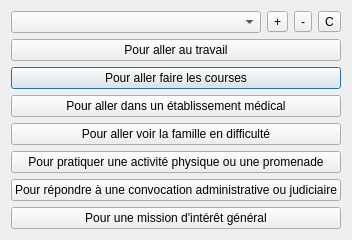
<?xml version="1.0" encoding="UTF-8"?>
<ui version="4.0">
 <class>Form</class>
 <widget class="QWidget" name="Form">
  <property name="geometry">
   <rect>
    <x>0</x>
    <y>0</y>
    <width>578</width>
    <height>328</height>
   </rect>
  </property>
  <property name="windowTitle">
   <string>Attestation Covid-19</string>
  </property>
  <layout class="QVBoxLayout" name="verticalLayout">
   <property name="sizeConstraint">
    <enum>QLayout::SetFixedSize</enum>
   </property>
   <item>
    <layout class="QHBoxLayout" name="horizontalLayout">
     <property name="sizeConstraint">
      <enum>QLayout::SetDefaultConstraint</enum>
     </property>
     <item>
      <widget class="QComboBox" name="peopleBox">
       <property name="insertPolicy">
        <enum>QComboBox::InsertAlphabetically</enum>
       </property>
      </widget>
     </item>
     <item>
      <widget class="QToolButton" name="addPeople">
       <property name="text">
        <string>+</string>
       </property>
      </widget>
     </item>
     <item>
      <widget class="QToolButton" name="delPeople">
       <property name="text">
        <string>-</string>
       </property>
      </widget>
     </item>
     <item>
      <widget class="QToolButton" name="confButton">
       <property name="text">
        <string>C</string>
       </property>
      </widget>
     </item>
    </layout>
   </item>
   <item>
    <widget class="QPushButton" name="work">
     <property name="text">
      <string>Pour aller au travail</string>
     </property>
    </widget>
   </item>
   <item>
    <widget class="QPushButton" name="shopping">
     <property name="text">
      <string>Pour aller faire les courses</string>
     </property>
     <property name="autoDefault">
      <bool>true</bool>
     </property>
     <property name="default">
      <bool>true</bool>
     </property>
    </widget>
   </item>
   <item>
    <widget class="QPushButton" name="health">
     <property name="text">
      <string>Pour aller dans un établissement médical</string>
     </property>
    </widget>
   </item>
   <item>
    <widget class="QPushButton" name="family">
     <property name="text">
      <string>Pour aller voir la famille en difficulté</string>
     </property>
    </widget>
   </item>
   <item>
    <widget class="QPushButton" name="walk">
     <property name="text">
      <string>Pour pratiquer une activité physique ou une promenade</string>
     </property>
    </widget>
   </item>
   <item>
    <widget class="QPushButton" name="legal">
     <property name="text">
      <string>Pour répondre à une convocation administrative ou judiciaire</string>
     </property>
    </widget>
   </item>
   <item>
    <widget class="QPushButton" name="duty">
     <property name="text">
      <string>Pour une mission d'intérêt général</string>
     </property>
    </widget>
   </item>
  </layout>
 </widget>
 <tabstops>
  <tabstop>peopleBox</tabstop>
  <tabstop>work</tabstop>
  <tabstop>shopping</tabstop>
  <tabstop>health</tabstop>
  <tabstop>family</tabstop>
  <tabstop>walk</tabstop>
  <tabstop>legal</tabstop>
  <tabstop>duty</tabstop>
  <tabstop>addPeople</tabstop>
  <tabstop>delPeople</tabstop>
  <tabstop>confButton</tabstop>
 </tabstops>
 <resources/>
 <connections/>
</ui>
